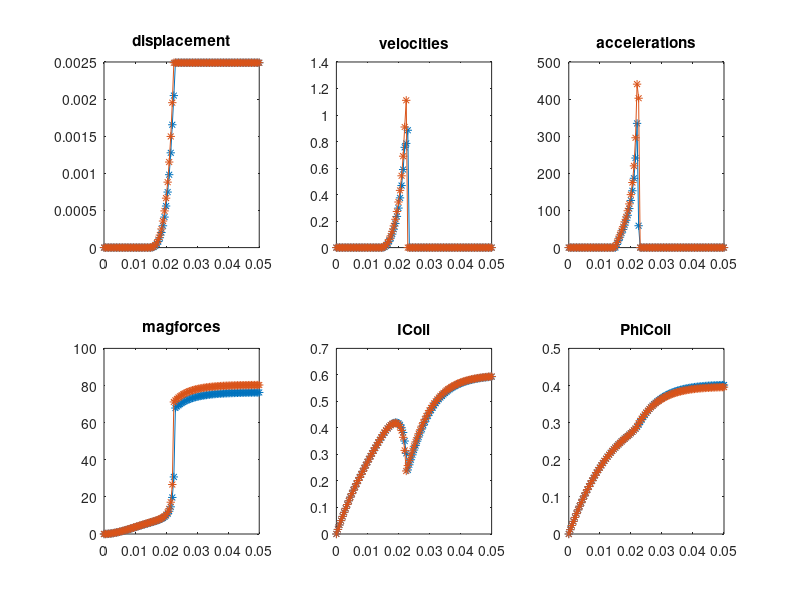

Reproduce this figure in MATLAB.
%output by FEEM
%timesteps, displacements, velocities, accelerations, magneticforce, current, flux
results = [
0.00000000e+00,0.00000000e+00,0.00000000e+00,0.00000000e+00,0.00000000e+00,0.00000000e+00,0.00000000e+00,; 
5.00000000e-04,0.00000000e+00,0.00000000e+00,0.00000000e+00,1.56779898e-02,1.73143046e-02,1.16537139e-02,; 
1.00000000e-03,0.00000000e+00,0.00000000e+00,0.00000000e+00,6.09153249e-02,3.41289673e-02,2.29711346e-02,; 
1.50000000e-03,0.00000000e+00,0.00000000e+00,0.00000000e+00,1.33151888e-01,5.04584064e-02,3.39619664e-02,; 
2.00000000e-03,0.00000000e+00,0.00000000e+00,0.00000000e+00,2.29998545e-01,6.63166240e-02,4.46356340e-02,; 
2.50000000e-03,0.00000000e+00,0.00000000e+00,0.00000000e+00,3.49226682e-01,8.17172182e-02,5.50012896e-02,; 
3.00000000e-03,0.00000000e+00,0.00000000e+00,0.00000000e+00,4.88758371e-01,9.66733948e-02,6.50678217e-02,; 
3.50000000e-03,0.00000000e+00,0.00000000e+00,0.00000000e+00,6.46657104e-01,1.11197978e-01,7.48438621e-02,; 
4.00000000e-03,0.00000000e+00,0.00000000e+00,0.00000000e+00,8.21119080e-01,1.25303424e-01,8.43377937e-02,; 
4.50000000e-03,0.00000000e+00,0.00000000e+00,0.00000000e+00,1.01046500e+00,1.39001825e-01,9.35577571e-02,; 
5.00000000e-03,0.00000000e+00,0.00000000e+00,0.00000000e+00,1.21313238e+00,1.52304930e-01,1.02511659e-01,; 
5.50000000e-03,0.00000000e+00,0.00000000e+00,0.00000000e+00,1.42766823e+00,1.65224145e-01,1.11207176e-01,; 
6.00000000e-03,0.00000000e+00,0.00000000e+00,0.00000000e+00,1.65270784e+00,1.77777833e-01,1.19651615e-01,; 
6.50000000e-03,0.00000000e+00,0.00000000e+00,0.00000000e+00,1.88700000e+00,1.89976815e-01,1.27852066e-01,; 
7.00000000e-03,0.00000000e+00,0.00000000e+00,0.00000000e+00,2.12938100e+00,2.01827930e-01,1.35815488e-01,; 
7.50000000e-03,0.00000000e+00,0.00000000e+00,0.00000000e+00,2.37875618e+00,2.13340020e-01,1.43548663e-01,; 
8.00000000e-03,0.00000000e+00,0.00000000e+00,0.00000000e+00,2.63490675e+00,2.24869098e-01,1.51051230e-01,; 
8.50000000e-03,0.00000000e+00,0.00000000e+00,0.00000000e+00,2.89697745e+00,2.36597641e-01,1.58318891e-01,; 
9.00000000e-03,0.00000000e+00,0.00000000e+00,0.00000000e+00,3.16312743e+00,2.48278317e-01,1.65353232e-01,; 
9.50000000e-03,0.00000000e+00,0.00000000e+00,0.00000000e+00,3.43234627e+00,2.59886529e-01,1.72155340e-01,; 
1.00000000e-02,0.00000000e+00,0.00000000e+00,0.00000000e+00,3.70291411e+00,2.71317283e-01,1.78728758e-01,; 
1.05000000e-02,0.00000000e+00,0.00000000e+00,0.00000000e+00,3.97404915e+00,2.82522482e-01,1.85078005e-01,; 
1.10000000e-02,0.00000000e+00,0.00000000e+00,0.00000000e+00,4.24486261e+00,2.93478064e-01,1.91208101e-01,; 
1.15000000e-02,0.00000000e+00,0.00000000e+00,0.00000000e+00,4.51448998e+00,3.04158370e-01,1.97124550e-01,; 
1.20000000e-02,0.00000000e+00,0.00000000e+00,0.00000000e+00,4.78277603e+00,3.14687032e-01,2.02830673e-01,; 
1.25000000e-02,0.00000000e+00,0.00000000e+00,0.00000000e+00,5.04942475e+00,3.25183874e-01,2.08326781e-01,; 
1.30000000e-02,0.00000000e+00,0.00000000e+00,0.00000000e+00,5.31309343e+00,3.35475749e-01,2.13616991e-01,; 
1.35000000e-02,0.00000000e+00,0.00000000e+00,0.00000000e+00,5.57319017e+00,3.45596259e-01,2.18704663e-01,; 
1.40000000e-02,0.00000000e+00,0.00000000e+00,0.00000000e+00,5.82883667e+00,3.55483015e-01,2.23594559e-01,; 
1.45000000e-02,0.00000000e+00,0.00000000e+00,0.00000000e+00,6.07957562e+00,3.65099271e-01,2.28292091e-01,; 
1.50000000e-02,8.28912751e-07,1.65782550e-03,3.31565101e+00,6.32072653e+00,3.74373431e-01,2.32804140e-01,; 
1.55000000e-02,4.99552680e-06,8.33322810e-03,1.33508052e+01,6.56893826e+00,3.83167672e-01,2.37140313e-01,; 
1.60000000e-02,1.50692957e-05,2.01475378e-02,2.36286194e+01,6.82579503e+00,3.91358812e-01,2.41312653e-01,; 
1.65000000e-02,3.36869209e-05,3.72352503e-02,3.41754251e+01,7.09521778e+00,3.98801265e-01,2.45336129e-01,; 
1.70000000e-02,6.35830155e-05,5.97921892e-02,4.51138777e+01,7.37598456e+00,4.05381644e-01,2.49227954e-01,; 
1.75000000e-02,1.07566819e-04,8.79676070e-02,5.63508357e+01,7.70573841e+00,4.10941202e-01,2.53008563e-01,; 
1.80000000e-02,1.68903467e-04,1.22673296e-01,6.94113780e+01,8.04861184e+00,4.15219953e-01,2.56703635e-01,; 
1.85000000e-02,2.50927766e-04,1.64048598e-01,8.27506048e+01,8.47359329e+00,4.17996240e-01,2.60343297e-01,; 
1.90000000e-02,3.57749950e-04,2.13644368e-01,9.91915393e+01,8.95630359e+00,4.18907940e-01,2.63964511e-01,; 
1.95000000e-02,4.93985862e-04,2.72471824e-01,1.17654911e+02,9.60681376e+00,4.17547213e-01,2.67613921e-01,; 
2.00000000e-02,6.65885708e-04,3.43799691e-01,1.42655735e+02,1.04535630e+01,4.13255888e-01,2.71349341e-01,; 
2.05000000e-02,8.81606169e-04,4.31440922e-01,1.75282462e+02,1.16106604e+01,4.04856454e-01,2.75252704e-01,; 
2.10000000e-02,1.15236755e-03,5.41522761e-01,2.20163678e+02,1.35277654e+01,3.90162927e-01,2.79449995e-01,; 
2.15000000e-02,1.49709441e-03,6.89453729e-01,2.95861935e+02,1.71214837e+01,3.64561267e-01,2.84161377e-01,; 
2.20000000e-02,1.95189050e-03,9.09592176e-01,4.40276894e+02,2.66542992e+01,3.15368568e-01,2.89894396e-01,; 
2.25000000e-02,2.49000000e-03,1.11076974e+00,4.02355132e+02,7.11368384e+01,2.37709546e-01,2.98259397e-01,; 
2.30000000e-02,2.49000000e-03,0.00000000e+00,0.00000000e+00,7.20280157e+01,2.57937626e-01,3.04771487e-01,; 
2.35000000e-02,2.49000000e-03,0.00000000e+00,0.00000000e+00,7.28132028e+01,2.76762322e-01,3.10954748e-01,; 
2.40000000e-02,2.49000000e-03,0.00000000e+00,0.00000000e+00,7.35231534e+01,2.95436620e-01,3.16783386e-01,; 
2.45000000e-02,2.49000000e-03,0.00000000e+00,0.00000000e+00,7.41694088e+01,3.13484300e-01,3.22289036e-01,; 
2.50000000e-02,2.49000000e-03,0.00000000e+00,0.00000000e+00,7.47421643e+01,3.30739999e-01,3.27485304e-01,; 
2.55000000e-02,2.49000000e-03,0.00000000e+00,0.00000000e+00,7.52719945e+01,3.47214228e-01,3.32375929e-01,; 
2.60000000e-02,2.49000000e-03,0.00000000e+00,0.00000000e+00,7.57434298e+01,3.63074306e-01,3.36963718e-01,; 
2.65000000e-02,2.49000000e-03,0.00000000e+00,0.00000000e+00,7.61562810e+01,3.78361975e-01,3.41255546e-01,; 
2.70000000e-02,2.49000000e-03,0.00000000e+00,0.00000000e+00,7.65225360e+01,3.92994711e-01,3.45267691e-01,; 
2.75000000e-02,2.49000000e-03,0.00000000e+00,0.00000000e+00,7.68525177e+01,4.06949812e-01,3.49010630e-01,; 
2.80000000e-02,2.49000000e-03,0.00000000e+00,0.00000000e+00,7.71503697e+01,4.20189729e-01,3.52500646e-01,; 
2.85000000e-02,2.49000000e-03,0.00000000e+00,0.00000000e+00,7.74212077e+01,4.32661881e-01,3.55753044e-01,; 
2.90000000e-02,2.49000000e-03,0.00000000e+00,0.00000000e+00,7.76680052e+01,4.44409954e-01,3.58779328e-01,; 
2.95000000e-02,2.49000000e-03,0.00000000e+00,0.00000000e+00,7.78928154e+01,4.55466120e-01,3.61592997e-01,; 
3.00000000e-02,2.49000000e-03,0.00000000e+00,0.00000000e+00,7.80950599e+01,4.65811446e-01,3.64208648e-01,; 
3.05000000e-02,2.49000000e-03,0.00000000e+00,0.00000000e+00,7.82796828e+01,4.75453622e-01,3.66639636e-01,; 
3.10000000e-02,2.49000000e-03,0.00000000e+00,0.00000000e+00,7.84485510e+01,4.84430874e-01,3.68898089e-01,; 
3.15000000e-02,2.49000000e-03,0.00000000e+00,0.00000000e+00,7.86023208e+01,4.92797387e-01,3.70994813e-01,; 
3.20000000e-02,2.49000000e-03,0.00000000e+00,0.00000000e+00,7.87423772e+01,5.00590760e-01,3.72940576e-01,; 
3.25000000e-02,2.49000000e-03,0.00000000e+00,0.00000000e+00,7.88706389e+01,5.07848584e-01,3.74745460e-01,; 
3.30000000e-02,2.49000000e-03,0.00000000e+00,0.00000000e+00,7.89886273e+01,5.14594709e-01,3.76419343e-01,; 
3.35000000e-02,2.49000000e-03,0.00000000e+00,0.00000000e+00,7.90971891e+01,5.20864745e-01,3.77971264e-01,; 
3.40000000e-02,2.49000000e-03,0.00000000e+00,0.00000000e+00,7.91969235e+01,5.26688750e-01,3.79409665e-01,; 
3.45000000e-02,2.49000000e-03,0.00000000e+00,0.00000000e+00,7.92884994e+01,5.32104962e-01,3.80742194e-01,; 
3.50000000e-02,2.49000000e-03,0.00000000e+00,0.00000000e+00,7.93725166e+01,5.37137617e-01,3.81976350e-01,; 
3.55000000e-02,2.49000000e-03,0.00000000e+00,0.00000000e+00,7.94500362e+01,5.41809592e-01,3.83119160e-01,; 
3.60000000e-02,2.49000000e-03,0.00000000e+00,0.00000000e+00,7.95214055e+01,5.46143338e-01,3.84177204e-01,; 
3.65000000e-02,2.49000000e-03,0.00000000e+00,0.00000000e+00,7.95871530e+01,5.50160831e-01,3.85156631e-01,; 
3.70000000e-02,2.49000000e-03,0.00000000e+00,0.00000000e+00,7.96477908e+01,5.53885807e-01,3.86063095e-01,; 
3.75000000e-02,2.49000000e-03,0.00000000e+00,0.00000000e+00,7.97037380e+01,5.57336966e-01,3.86901928e-01,; 
3.80000000e-02,2.49000000e-03,0.00000000e+00,0.00000000e+00,7.97552400e+01,5.60536764e-01,3.87677953e-01,; 
3.85000000e-02,2.49000000e-03,0.00000000e+00,0.00000000e+00,7.98025652e+01,5.63502018e-01,3.88395800e-01,; 
3.90000000e-02,2.49000000e-03,0.00000000e+00,0.00000000e+00,7.98462144e+01,5.66248370e-01,3.89059729e-01,; 
3.95000000e-02,2.49000000e-03,0.00000000e+00,0.00000000e+00,7.98865081e+01,5.68791448e-01,3.89673737e-01,; 
4.00000000e-02,2.49000000e-03,0.00000000e+00,0.00000000e+00,7.99236237e+01,5.71145462e-01,3.90241509e-01,; 
4.05000000e-02,2.49000000e-03,0.00000000e+00,0.00000000e+00,7.99578590e+01,5.73324194e-01,3.90766491e-01,; 
4.10000000e-02,2.49000000e-03,0.00000000e+00,0.00000000e+00,7.99892985e+01,5.75341471e-01,3.91251785e-01,; 
4.15000000e-02,2.49000000e-03,0.00000000e+00,0.00000000e+00,8.00182210e+01,5.77208977e-01,3.91700360e-01,; 
4.20000000e-02,2.49000000e-03,0.00000000e+00,0.00000000e+00,8.00449228e+01,5.78936896e-01,3.92114969e-01,; 
4.25000000e-02,2.49000000e-03,0.00000000e+00,0.00000000e+00,8.00695600e+01,5.80534558e-01,3.92498176e-01,; 
4.30000000e-02,2.49000000e-03,0.00000000e+00,0.00000000e+00,8.00923053e+01,5.82011679e-01,3.92852342e-01,; 
4.35000000e-02,2.49000000e-03,0.00000000e+00,0.00000000e+00,8.01132857e+01,5.83378276e-01,3.93179598e-01,; 
4.40000000e-02,2.49000000e-03,0.00000000e+00,0.00000000e+00,8.01326303e+01,5.84642574e-01,3.93481982e-01,; 
4.45000000e-02,2.49000000e-03,0.00000000e+00,0.00000000e+00,8.01504967e+01,5.85811115e-01,3.93761382e-01,; 
4.50000000e-02,2.49000000e-03,0.00000000e+00,0.00000000e+00,8.01669916e+01,5.86891475e-01,3.94019518e-01,; 
4.55000000e-02,2.49000000e-03,0.00000000e+00,0.00000000e+00,8.01822193e+01,5.87889899e-01,3.94258010e-01,; 
4.60000000e-02,2.49000000e-03,0.00000000e+00,0.00000000e+00,8.01962768e+01,5.88812713e-01,3.94478339e-01,; 
4.65000000e-02,2.49000000e-03,0.00000000e+00,0.00000000e+00,8.02092538e+01,5.89665429e-01,3.94681887e-01,; 
4.70000000e-02,2.49000000e-03,0.00000000e+00,0.00000000e+00,8.02212346e+01,5.90453286e-01,3.94869930e-01,; 
4.75000000e-02,2.49000000e-03,0.00000000e+00,0.00000000e+00,8.02322935e+01,5.91181204e-01,3.95043644e-01,; 
4.80000000e-02,2.49000000e-03,0.00000000e+00,0.00000000e+00,8.02425048e+01,5.91853870e-01,3.95204105e-01,; 
4.85000000e-02,2.49000000e-03,0.00000000e+00,0.00000000e+00,8.02519331e+01,5.92475982e-01,3.95352309e-01,; 
4.90000000e-02,2.49000000e-03,0.00000000e+00,0.00000000e+00,8.02606379e+01,5.93050866e-01,3.95489193e-01,; 
4.95000000e-02,2.49000000e-03,0.00000000e+00,0.00000000e+00,8.02686764e+01,5.93581918e-01,3.95615622e-01,; 
5.00000000e-02,2.49000000e-03,0.00000000e+00,0.00000000e+00,8.02760946e+01,5.94072486e-01,3.95732389e-01,; 
];
resultflux = [0	0	0	0	0	0	0
5.00E-04	0	0	0	0.015362408	0.017320711	0.011653586
0.001	0	0	0	0.059688517	0.034141409	0.022970758
0.0015	0	0	0	0.130468868	0.050476531	0.033961227
0.002	0	0	0	0.225361664	0.066340092	0.044634425
0.0025	0	0	0	0.342182508	0.081745707	0.054999511
0.003	0	0	0	0.478894753	0.096706595	0.065065379
0.0035	0	0	0	0.633600412	0.111235594	0.074840667
0.004	0	0	0	0.804531617	0.125345172	0.084333764
0.0045	0	0	0	9.90E-01	0.139047436	0.093552815
0.005	0	0	0	1.19E+00	0.152361058	0.102505594
0.0055	0	0	0	1.40E+00	0.165290763	0.111199779
0.006	0	0	0	1.62E+00	0.177849132	0.119642796
0.0065	0	0	0	1.85E+00	0.190047685	0.127841842
0.007	0	0	0	2.09E+00	0.20189587	0.135803925
0.0075	0	0	0	2.33E+00	0.213408501	0.143535755
0.008	0	0	0	2.58E+00	0.224904719	0.151037661
0.0085	0	0	0	2.84E+00	0.23664111	0.158304838
0.009	0	0	0	3.10E+00	0.248328989	0.165338259
0.0095	0	0	0	3.36E+00	0.259897737	0.172140304
0.01	0	0	0	3.63E+00	0.271262964	0.178715045
0.0105	0	0	0	3.89E+00	0.282391432	0.185067216
0.011	0	0	0	4.15853805	0.293279533	0.191201625
0.0115	0	0	0	4.422821295	0.303881844	0.197123988
0.012	0	0	0	4.685548827	0.314243258	0.202839123
0.0125	0	0	0	4.946828299	0.324554841	0.208348026
0.013	0	0	0	5.205556887	0.334687437	0.213654278
0.0135	0	0	0	5.460945838	0.344602906	0.218762219
0.014	0	0	0	5.712284287	0.354367978	0.22367486
0.0145	0	0	0	5.95897239	0.363859565	0.228397669
0.015	0	0	0	6.200810112	0.373071613	0.232936236
0.0155	2.08E-06	4.17E-03	8.334910887	6.455062324	0.381822797	0.23729978
0.016	8.87E-06	1.36E-02	18.82390588	6.68191025	0.390215597	0.241495468
0.0165	2.27E-05	2.76E-02	28.06271885	6.964993239	0.397621389	0.245543041
0.017	4.64E-05	4.74E-02	39.49219903	7.201221261	0.404634243	0.249450356
0.0175	8.22E-05	7.17E-02	48.78106852	7.50214326	0.410373193	0.253242892
0.018	1.33E-04	1.02E-01	60.53183597	7.840951811	0.415247444	0.256937943
0.0185	2.03E-04	1.39E-01	73.57716354	8.198211992	0.418576167	0.26056642
0.019	2.94E-04	1.82E-01	87.05523047	8.676278378	0.420356438	0.264159291
0.0195	4.11E-04	2.35E-01	105.1609133	9.254866768	0.420103264	0.267757226
0.02	5.60E-04	2.98E-01	126.9648625	9.95100178	0.417529764	0.27140663
0.0205	7.48E-04	3.75E-01	153.0756358	10.8452753	0.41197844	0.275167062
0.021	9.82E-04	4.68E-01	186.7213385	12.2638205	0.400923928	0.279148583
0.0215	0.001276531	0.588931005	241.2802271	14.64320889	0.38278624	0.283492858
0.022	0.001654642	0.756222298	334.5825859	19.68968454	0.350612088	0.288480617
0.0225	0.002047481	0.785677885	58.91117368	30.74469569	0.304250621	0.294395604
0.023	0.00249	0.885038682	0	67.87094033	0.241635777	0.301562889
0.0235	0.00249	0	0	68.66913235	0.261000716	0.308342874
0.024	0.00249	0	0	69.35266308	0.28009977	0.314740879
0.0245	0.00249	0	0	69.97592706	0.298654345	0.320767792
0.025	0.00249	0	0	70.55110538	0.316607092	0.32643565
0.0255	0.00249	0	0	71.07623363	0.333683591	0.331761978
0.026	0.00249	0	0	71.54933293	0.349916518	0.336763648
0.0265	0.00249	0	0	71.96335034	0.365855815	0.341446532
0.027	0.00249	0	0	72.33763525	0.381342168	0.345819688
0.0275	0.00249	0	0	72.67658169	0.395999793	0.349899692
0.028	0.00249	0	0	72.98147384	0.409807811	0.353703536
0.0285	0.00249	0	0	73.25797293	0.422776159	0.357248013
0.029	0.00249	0	0	73.51003204	0.434942888	0.360549155
0.0295	0.00249	0	0	73.73919961	0.446341097	0.363622333
0.03	0.00249	0	0	73.94786227	0.457011439	0.366482105
0.0305	0.00249	0	0	74.13751245	0.467000541	0.369142094
0.031	0.00249	0	0	74.31128572	0.476345457	0.371615185
0.0315	0.00249	0	0	74.47134901	0.485089383	0.373913397
0.032	0.00249	0	0	74.61727807	0.493286591	0.376047665
0.0325	0.00249	0	0	74.75178964	0.500932831	0.378029008
0.033	0.00249	0	0	74.87540398	0.508044365	0.379868121
0.0335	0.00249	0	0	74.98954868	0.514658527	0.381574951
0.034	0.00249	0	0	75.09484784	0.520814369	0.383158663
0.0345	0.00249	0	0	75.19244944	0.526550975	0.384627644
0.035	0.00249	0	0	75.28279797	0.531920023	0.385989243
0.0355	0.00249	0	0	75.36621932	0.536920248	0.387250838
0.036	0.00249	0	0	75.44324795	0.541567462	0.388419489
0.0365	0.00249	0	0	75.51382051	0.54587982	0.389501893
0.037	0.00249	0	0	75.57858978	0.54988101	0.390504272
0.0375	0.00249	0	0	75.63820213	0.553592244	0.391432428
0.038	0.00249	0	0	75.69296291	0.557033519	0.392291757
0.0385	0.00249	0	0	75.74343157	0.560223263	0.393087292
0.039	0.00249	0	0	75.79005789	0.563178143	0.393823729
0.0395	0.00249	0	0	75.83306253	0.565916048	0.394505408
0.04	0.00249	0	0	75.87269354	0.568452088	0.395136366
0.0405	0.00249	0	0	75.90925544	0.570800906	0.395720348
0.041	0.00249	0	0	75.94305268	0.572976078	0.396260827
0.0415	0.00249	0	0	75.97429546	0.57499019	0.396761023
0.042	0.00249	0	0	76.00313693	0.57685515	0.39722392
0.0425	0.00249	0	0	76.02978776	0.578581858	0.397652283
0.043	0.00249	0	0	76.05449077	0.58018047	0.398048673
0.0435	0.00249	0	0	76.07736119	0.581660383	0.398415466
0.044	0.00249	0	0	76.0984571	0.583030363	0.398754858
0.0445	0.00249	0	0	76.11792368	0.584298686	0.399068885
0.045	0.00249	0	0	76.13589788	0.58547253	0.399359434
0.0455	0.00249	0	0	76.15249246	0.586558915	0.399628256
0.046	0.00249	0	0	76.16781841	0.587564374	0.399876968
0.0465	0.00249	0	0	76.18197902	0.588494932	0.40010707
0.047	0.00249	0	0	76.19506785	0.589356101	0.400319948
0.0475	0.00249	0	0	76.207145	0.590153233	0.400516883
0.048	0.00249	0	0	76.21831158	0.590890824	0.400699067
0.0485	0.00249	0	0	76.22863095	0.591573351	0.4008676
0.049	0.00249	0	0	76.23817196	0.592204829	0.401023503
0.0495	0.00249	0	0	76.24699451	0.592789034	0.401167722
0.05	0.00249	0	0	76.25515331	0.593329532	0.401301132
];

subplot(2,3,1);
plot(resultflux(:,1),resultflux(:,2),'*-');hold on;
plot(results(:,1),results(:,2),'*-');
title("displacement");

subplot(2,3,2);
plot(resultflux(:,1),resultflux(:,3),'*-');hold on;
plot(results(:,1),results(:,3),'*-');
title("velocities");

subplot(2,3,3);
plot(resultflux(:,1),resultflux(:,4),'*-');hold on;
plot(results(:,1),results(:,4),'*-');
title("accelerations");

subplot(2,3,4);
plot(resultflux(:,1),resultflux(:,5),'*-');hold on;
plot(results(:,1),results(:,5),'*-');
title("magforces");

subplot(2,3,5);
plot(resultflux(:,1),resultflux(:,6),'*-');hold on;
plot(results(:,1),results(:,6),'*-');
title("ICoil");

subplot(2,3,6);
plot(resultflux(:,1),resultflux(:,7),'*-');hold on;
plot(results(:,1),results(:,7),'*-');
title("PhiCoil");